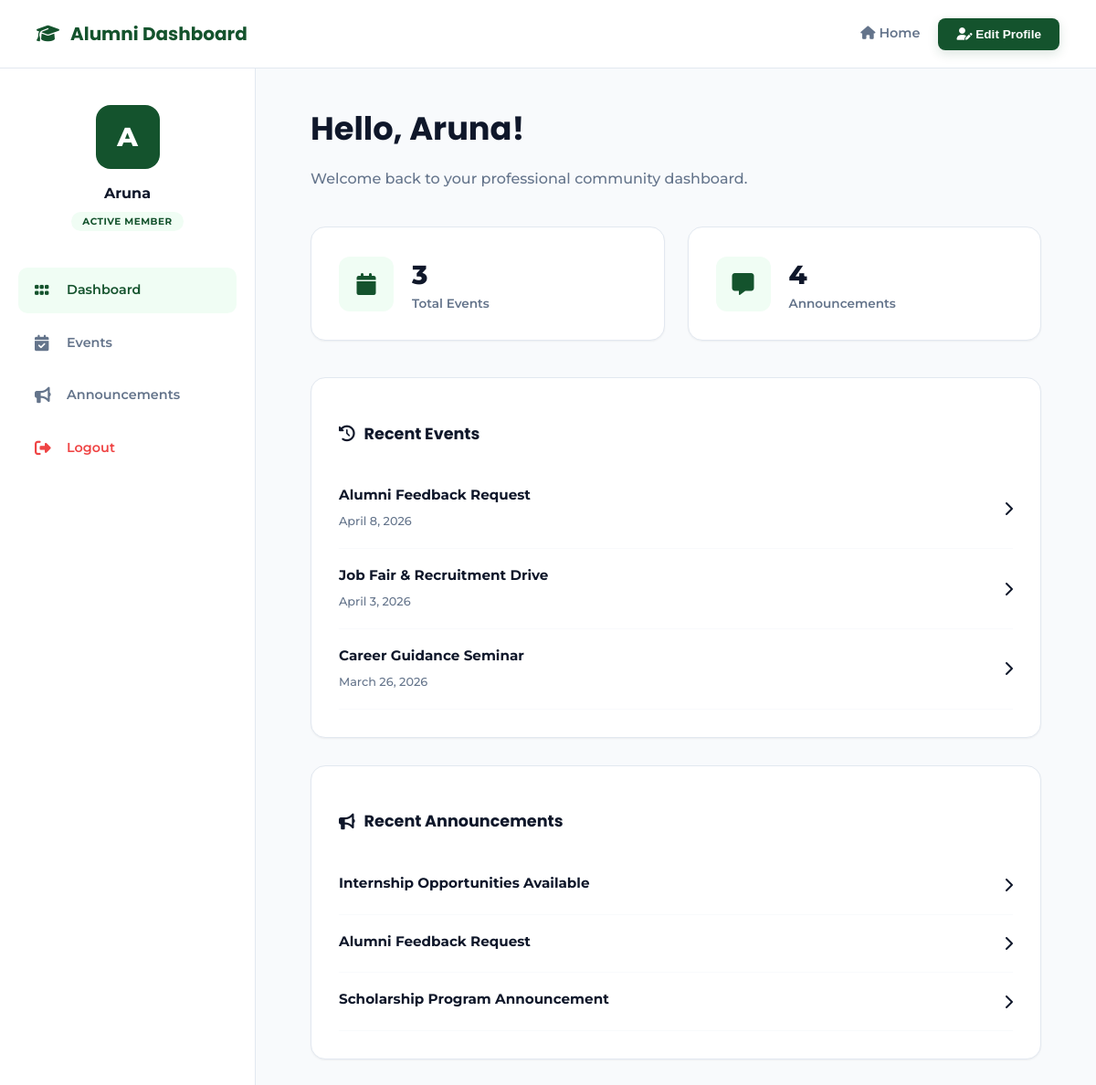
The app's page /alumni_app/alumni-dashboard/ (signed in) with its own data.
### Alumni_app/models.py (models this page shows, shortened)
class Event(models.Model):
    title = models.CharField(max_length=200)
    description = models.TextField()
    date = models.DateField()
    image_url = models.URLField(blank=True, null=True)
    created_by = models.ForeignKey(User, on_delete=models.CASCADE, null=True, blank=True)
    is_approved = models.BooleanField(default=False)
    is_rejected = models.BooleanField(default=False)

class Announcement(models.Model):
    title = models.CharField(max_length=200)
    message = models.TextField()
    image_url = models.URLField(blank=True)
    posted_on = models.DateField(auto_now_add=True)

### Alumni_app/views.py (the view)
# urls.py: path('alumni-dashboard/', views.alumni_dashboard, name='alumni_dashboard'),
@login_required
def alumni_dashboard(request):
    profile, created = Profile.objects.get_or_create(user=request.user)
    context = {
        "profile": profile,
        "total_events": Event.objects.count(),
        "total_announcements": Announcement.objects.count(),
        "recent_events": Event.objects.order_by("-date")[:3],
        "recent_announcements": Announcement.objects.order_by("-posted_on")[:3],
    }
    return render(request, "alumni_dashboard.html", context)

### Alumni_app/templates/alumni_dashboard.html (shortened to what this page needs)
{% load static %}
<!doctype html>
<html lang="en">
<head>
    <link rel="stylesheet" href="{% static 'alumni_dashboard.css' %}" />
    <link rel="stylesheet" href="https://cdnjs.cloudflare.com/ajax/libs/font-awesome/6.5.0/css/all.min.css" />
</head>
<body>
    <header>
        <div class="logo">
            <i class="fa-solid fa-graduation-cap"></i>
            <span>Alumni Dashboard</span>
        </div>
        <div class="header-actions">
            <a href="{% url 'index' %}" class="nav-link-home">
                <i class="fa-solid fa-house"></i> Home
            </a>
            <button class="edit-btn highlight" onclick="openProfile()">
                <i class="fa-solid fa-user-pen"></i> Edit Profile
            </button>
        </div>
    </header>
    <div class="dashboard-container">
        <aside class="sidebar">
            <div class="profile-card">
                <div class="avatar">{{ request.user.username|first|upper }}</div>
                <p class="username">{{ request.user.username }}</p>
                <span class="status-badge">Active Member</span>
            </div>
            <nav>
                <a href="{% url 'alumni_dashboard' %}" class="nav-item active">
                    <i class="fa-solid fa-grip"></i> Dashboard
                </a>
                <a href="{% url 'create_event' %}" class="nav-item">
                    <i class="fa-solid fa-calendar-check"></i> Events
                </a>
                <a href="{% url 'alumni_announcements' %}" class="nav-item">
                    <i class="fa-solid fa-bullhorn"></i> Announcements
                </a>
                <a href="{% url 'logout' %}" class="nav-item logout-sidebar">
                    <i class="fa-solid fa-right-from-bracket"></i> Logout
                </a>
            </nav>
        </aside>
        <main class="main-content">
            <div class="welcome-section">
                <h1>Hello, {{ request.user.username }}!</h1>
                <p>Welcome back to your professional community dashboard.</p>
            </div>
            <div class="stats">
                <div class="card stat-card">
                    <div class="card-icon"><i class="fa-solid fa-calendar"></i></div>
                    <div class="stat-info">
                        <h2>{{ total_events|default:"0" }}</h2>
                        <p>Total Events</p>
                    </div>
                </div>
                <div class="card stat-card">
                    <div class="card-icon"><i class="fa-solid fa-message"></i></div>
                    <div class="stat-info">
                        <h2>{{ total_announcements|default:"0" }}</h2>
                        <p>Announcements</p>
                    </div>
                </div>
            </div>
            <div class="content-grid">
                <section class="events-section card">
                    <h3><i class="fa-solid fa-clock-rotate-left"></i> Recent Events</h3>
                    <div class="list-container">
                        {% for event in recent_events %}
                        <div class="list-item">
                            <div class="item-text">
                                <h4>{{ event.title }}</h4>
                                <span>{{ event.date }}</span>
                            </div>
                            <i class="fa-solid fa-chevron-right"></i>
                        </div>
                        {% empty %}
                        <p class="empty-msg">No upcoming events scheduled.</p>
                        {% endfor %}
                    </div>
                </section>
                <section class="announcements-section card">
                    <h3><i class="fa-solid fa-bullhorn"></i> Recent Announcements</h3>
                    <div class="list-container">
                        {% for announce in recent_announcements %}
                        <div class="list-item">
                            <div class="item-text">
                                <h4>{{ announce.title }}</h4>
                            </div>
                            <i class="fa-solid fa-chevron-right"></i>
                        </div>
                        {% empty %}
                        <p class="empty-msg">No announcements at this time.</p>
                        {% endfor %}
                    </div>
                </section>
            </div>
        </main>
    </div>
</body>
</html>

### Alumni_app/static/alumni_dashboard.css (style rules this page uses)
:root { --primary: #14532d; --primary-light: #f0fdf4; --accent: #166534; --success: #22c55e; --bg: #f8fafc; --white: #ffffff; --text-main: #0f172a; --text-muted: #64748b; --border: #e2e8f0; --danger: #ef4444; --shadow-sm: 0 1px 2px 0 rgb(0 0 0 / 0.05); --shadow-md: 0 4px 6px -1px rgb(0 0 0 / 0.1); }
* { box-sizing: border-box; -webkit-font-smoothing: antialiased; }
body { font-family: 'Montserrat', sans-serif; background: var(--bg); margin: 0; color: var(--text-main); line-height: 1.5; }
header { height: 75px; background: var(--white); border-bottom: 1px solid var(--border); display: flex; justify-content: space-between; align-items: center; padding: 0 40px; position: sticky; top: 0; z-index: 1000; }
header .logo { font-family: 'Poppins', sans-serif; font-weight: 700; font-size: 1.25rem; color: var(--primary); display: flex; align-items: center; gap: 12px; }
.header-actions { display: flex; align-items: center; gap: 20px; }
.nav-link-home { text-decoration: none; color: var(--text-muted); font-weight: 600; font-size: 0.9rem; transition: color 0.2s; }
.edit-btn.highlight { background: var(--primary); color: white; border: none; padding: 10px 20px; border-radius: 8px; font-weight: 700; font-size: 0.85rem; cursor: pointer; transition: all 0.3s cubic-bezier(0.4, 0, 0.2, 1); box-shadow: 0 4px 12px rgba(20, 83, 45, 0.15); }
.dashboard-container { display: flex; min-height: calc(100vh - 75px); }
.sidebar { width: 280px; background: var(--white); border-right: 1px solid var(--border); padding: 40px 20px; display: flex; flex-direction: column; }
.profile-card { text-align: center; margin-bottom: 40px; }
.avatar { width: 70px; height: 70px; background: var(--primary); color: white; border-radius: 16px; margin: 0 auto 15px; display: flex; align-items: center; justify-content: center; font-size: 1.8rem; font-weight: 800; }
.username { font-weight: 700; font-size: 1rem; margin: 0 0 5px 0; }
.status-badge { font-size: 0.65rem; color: var(--primary); background: var(--primary-light); padding: 4px 12px; border-radius: 20px; font-weight: 700; text-transform: uppercase; letter-spacing: 0.5px; }
.nav-item { display: flex; align-items: center; gap: 15px; padding: 14px 18px; color: var(--text-muted); text-decoration: none; border-radius: 10px; margin-bottom: 8px; font-weight: 600; font-size: 0.9rem; transition: 0.2s ease; }
.nav-item i { width: 20px; font-size: 1.1rem; }
.nav-item:hover, .nav-item.active { background: var(--primary-light); color: var(--primary); }
.logout-sidebar { margin-top: auto; color: var(--danger); }
.main-content { flex: 1; padding: 40px 60px; max-width: 1400px; }
.welcome-section h1 { font-family: 'Poppins', sans-serif; font-size: 2.2rem; margin: 0 0 8px 0; }
.welcome-section p { color: var(--text-muted); font-weight: 500; }
.stats { display: flex; gap: 25px; margin-top: 40px; }
.stat-card { flex: 1; display: flex; align-items: center; gap: 20px; background: var(--white); padding: 30px; border-radius: 16px; border: 1px solid var(--border); box-shadow: var(--shadow-sm); }
.card-icon { width: 60px; height: 60px; background: var(--primary-light); color: var(--primary); border-radius: 12px; display: flex; align-items: center; justify-content: center; font-size: 1.5rem; }
.stat-info h2 { margin: 0; font-size: 1.8rem; font-weight: 800; }
.stat-info p { margin: 0; color: var(--text-muted); font-weight: 600; font-size: 0.85rem; }
.content-grid { display: grid; grid-template-columns: repeat(auto-fit, minmax(400px, 1fr)); gap: 30px; margin-top: 40px; }
.card { background: var(--white); padding: 30px; border-radius: 16px; border: 1px solid var(--border); box-shadow: var(--shadow-sm); }
.card h3 { font-family: 'Poppins', sans-serif; font-size: 1.1rem; margin-bottom: 25px; display: flex; align-items: center; gap: 10px; }
.list-item { display: flex; justify-content: space-between; align-items: center; padding: 18px 0; border-bottom: 1px solid var(--bg); transition: padding-left 0.2s; }
.list-item h4 { margin: 0 0 4px 0; font-size: 0.95rem; font-weight: 700; }
.list-item span { font-size: 0.8rem; color: var(--text-muted); font-weight: 500; }

### records on screen
Event: title "Alumni Feedback Request", date "April 8, 2026"
Event: title "Job Fair & Recruitment Drive", date "April 3, 2026"
Event: title "Career Guidance Seminar", date "March 26, 2026"
Announcement: title "Internship Opportunities Available"
Announcement: title "Alumni Feedback Request"
Announcement: title "Scholarship Program Announcement"

### other values on screen
{{ request.user.username|first|upper }} "A"
{{ request.user.username }} "Aruna"
{{ total_events|default:"0" }} "3"
{{ total_announcements|default:"0" }} "4"
